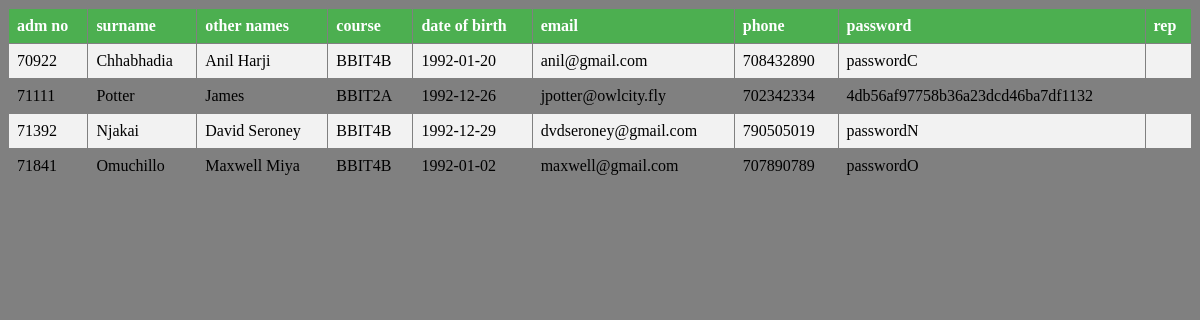
Page /displays/studentsdisplay.php (signed in) on the earlier database version.
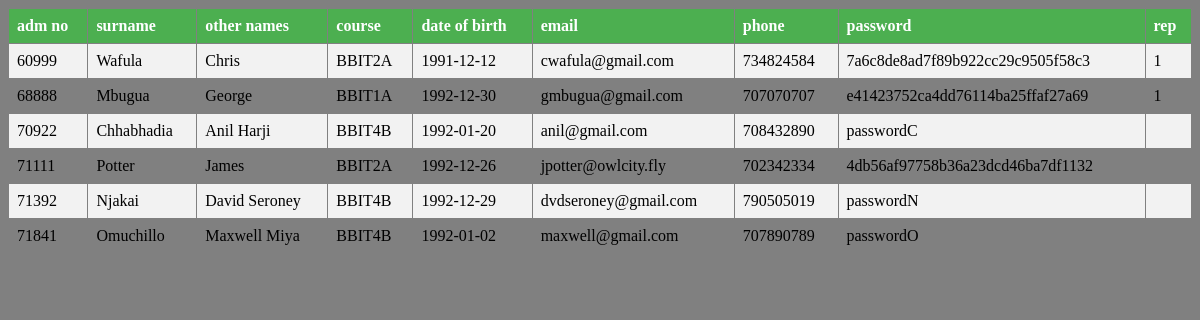
Same page on the later database version.
### tables this page shows
CREATE TABLE `students` (
  `stud_id` int(11) NOT NULL AUTO_INCREMENT,
  `stud_surname` varchar(45) NOT NULL,
  `stud_onames` varchar(45) NOT NULL,
  `stud_course` varchar(45) NOT NULL,
  `stud_dob` date NOT NULL,
  `stud_email` varchar(45) DEFAULT NULL,
  `stud_phone` int(11) DEFAULT NULL,
  `stud_password` varchar(45) NOT NULL,
  `privileged` int(2) DEFAULT NULL,
  PRIMARY KEY (`stud_id`),
  KEY `stu_cou_idx` (`stud_course`),
  CONSTRAINT `stu_cou` FOREIGN KEY (`stud_course`) REFERENCES `courses` (`course_id`) ON DELETE NO ACTION ON UPDATE CASCADE
);

### displays/studentsdisplay.php (the view, shortened to what this page needs)
<html>
<head>
<link rel="stylesheet" type="text/css" href="../css/mystyles.css">
</head>
<body class="mainpage">
 <?PHP
include "../connection.php";
$SQL="SELECT * FROM students";
$result=mysqli_query($db_handle,$SQL);
print "<table border=\"1\">";
print "<tr>
<th>adm no</th>
<th>surname</th>
<th>other names</th>
<th>course</th>
<th>date of birth</th>
<th>email</th>
<th>phone</th>
<th>password</th>
<th>rep</th>
</tr>
";
while($db_field=mysqli_fetch_assoc($result)){
	print "<tr>";
	print "<td>".$db_field['stud_id']."</td>";
	print "<td>".$db_field['stud_surname']."</td>";
	print "<td>".$db_field['stud_onames']."</td>";
	print "<td>".$db_field['stud_course']."</td>";
	print "<td>".$db_field['stud_dob']."</td>";
	print "<td>".$db_field['stud_email']."</td>";
	print "<td>".$db_field['stud_phone']."</td>";
	print "<td>".$db_field['stud_password']."</td>";
	print "<td>".$db_field['privileged']."</td>";
	print "</tr>";
	}
	print "</table>";
?>
</body>
</html>

### css/mystyles.css (style rules this page uses)
.mainpage { background-color: gray; }
table { border-collapse: collapse; width: 100%; }
th, td { text-align: left; padding: 8px; }
tr:nth-child(even) { background-color: #f2f2f2 }
th { background-color: #4CAF50; color: white; }

Differences in the rows shown:
added students: stud_id "60999", stud_surname "Wafula", stud_onames "Chris", stud_course "BBIT2A", stud_dob "1991-12-12", stud_email "cwafula@gmail.com", stud_phone "734824584", stud_password "7a6c8de8ad7f89b922cc29c9505f58c3", privileged "1"
added students: stud_id "68888", stud_surname "Mbugua", stud_onames "George", stud_course "BBIT1A", stud_dob "1992-12-30", stud_email "gmbugua@gmail.com", stud_phone "707070707", stud_password "e41423752ca4dd76114ba25ffaf27a69", privileged "1"
